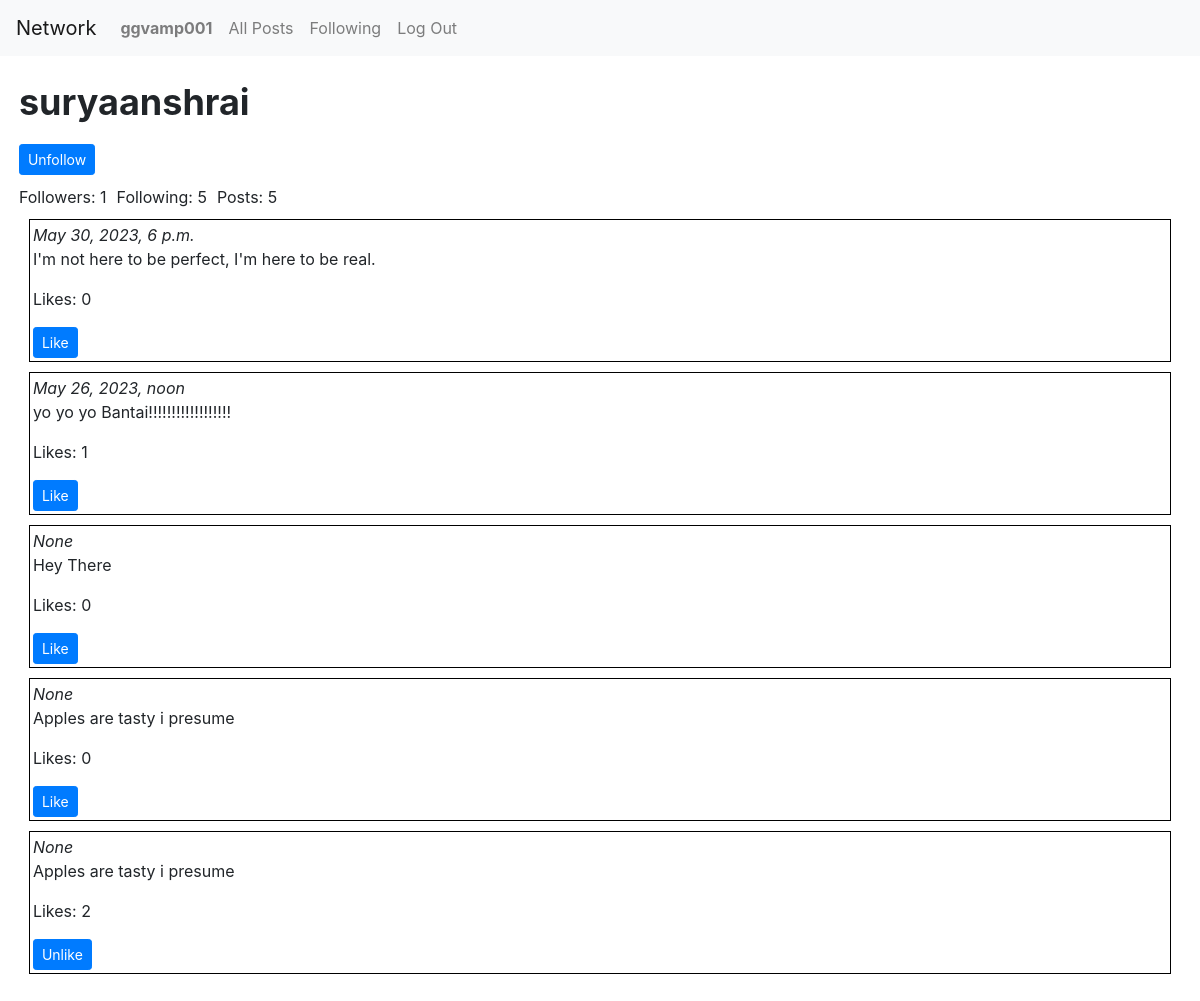
The page /user/suryaanshrai (signed in) on the database its author committed.
### network/models.py (models this page shows, shortened)
class User(AbstractUser):
    pass

class Posts(models.Model):
    poster = models.ForeignKey(User, on_delete=models.CASCADE, related_name="posts")
    content = models.TextField(max_length=256)
    time = models.DateTimeField(default=datetime.now())

### network/views.py (the view)
# urls.py: path("user/<str:username>", views.userpage, name="userpage"),
def userpage(request, username):
    user = User.objects.get(username=username)
    allposts = list(Posts.objects.filter(poster=user).values())
    postcount = len(allposts)
    for post in allposts:
        post["likecount"] = len(Like.objects.filter(post_id=post["id"]))
        liked = Like.objects.filter(
            user=request.user, post=Posts.objects.get(id=post["id"])
        )
        if len(liked) == 0:
            post["liked"] = False
        else:
            post["liked"] = True
    allposts.reverse()
    follower = len(user.followers.all())
    following = len(user.following.all())
    try:
        Follower.objects.get(
            follower=User.objects.get(username=request.user.username),
            following=User.objects.get(username=username),
        )
        follow_status = True
    except:
        follow_status = False
    paginator = Paginator(allposts, 10)
    page_no = request.GET.get("page")
    if page_no is None or int(page_no) < 0 or int(page_no) > paginator.num_pages:
        page_no = 1
    page_obj = list(paginator.get_page(page_no))
    return render(
        request,
        "network/userpage.html",
        {
            "username": username,
            "posts": page_obj,
            "pagecount": paginator.num_pages,
            "page": page_no,
            "postcount": postcount,
            "followers": follower,
            "following": following,
            "follow_status": follow_status,
        },
    )

### network/templates/network/userpage.html (shortened to what this page needs)
{% extends "network/layout.html" %}
{% load static %}
{% block body %}
    <div id="UserBody">
        <div id="username">
            {{username}}
        </div>
        <div>
            {% if user.is_authenticated and user.username != username %}
            <form action="{% url 'follow' username %}">
                <button class="btn btn-primary btn-sm" type="submit">{% if follow_status %} Unfollow {% else %} Follow {% endif %}</button>
            </form>
            {% endif %}
        </div>
        <div id="belowFollowButton">
            <div>Followers: {{followers}}</div> <div>Following: {{following}}</div> <div>Posts: {{postcount}}</div>
        </div>
        <div>
            {% for post in posts %}
            <div class="post">
                <i>{{post.time}}</i>
                <div id="toHide{{post.id}}">
                <p id="toupdate{{post.id}}">{{post.content}} </p>
                <p id="post{{post.id}}">Likes: {{post.likecount}}</p>
                {% if user.is_authenticated %}
                <form id="{{post.id}}form" onsubmit="LikePost({{post.id}}); return false">
                    <button class="btn btn-primary btn-sm" id="button{{post.id}}" type="submit">
                        {% if post.liked %}
                            Unlike
                        {% else %}
                            Like
                        {% endif %}
                    </button>
                </form>
                </div>
                {% endif %}
            </div>
            {% endfor %}
        </div>
    </div>
{% endblock %}

### network/templates/network/layout.html (shortened to what this page needs)
{% load static %}
<!DOCTYPE html>
<html lang="en">
    <head>
        <link rel="stylesheet" href="https://stackpath.bootstrapcdn.com/bootstrap/4.4.1/css/bootstrap.min.css">
        <link href="{% static 'network/styles.css' %}" rel="stylesheet">
    </head>
    <body>
        <nav class="navbar navbar-expand-lg navbar-light bg-light">
            <a class="navbar-brand" href="{% url 'index' %}">Network</a>
            <div>
              <ul class="navbar-nav mr-auto">
                {% if user.is_authenticated %}
                    <li class="nav-item">
                        <a class="nav-link" href="{% url 'userpage' user.username %}"><strong>{{ user.username }}</strong></a>
                    </li>
                {% endif %}
                <li class="nav-item">
                  <a class="nav-link" href="{% url 'index' %}">All Posts</a>
                </li>
                {% if user.is_authenticated %}
                    <li class="nav-item">
                        <form id="followingButton">
                            <input class="nav-link" id="following" type="submit" value="Following">
                        </form>
                    </li>
                    <li class="nav-item">
                        <a class="nav-link" href="{% url 'logout' %}">Log Out</a>
                    </li>
                {% endif %}
              </ul>
            </div>
          </nav>
        <div class="body">
            {% block body %}
            {% endblock %}
        </div>
    </body>
</html>

### network/static/network/styles.css (style rules this page uses)
.post { border: 1px solid black; margin: 10px; padding: 3px; }
#username { font-size: 36px; font-weight: bold; padding-bottom: 15px; animation-name: enterFromRight; animation-duration: 2s; }
.navbar { animation-name: enterFromBottom; animation-duration: 3s; }
#UserBody { padding: .5cm; }
#belowFollowButton { display: flex; flex: wrap; }
#belowFollowButton>div { padding-right: 10px; padding-top: 10px; }
#following { border: none; background: none; }

### rows shown on the page
User: username "ggvamp001"
User: username "suryaanshrai"
Posts: time "May 30, 2023, 6 p.m.", content "I'm not here to be perfect, I'm here to be real.", likecount "0", shows "Like"
Posts: time "May 26, 2023, noon", content "yo yo yo Bantai!!!!!!!!!!!!!!!!!!", likecount "1", shows "Like"
Posts: time "None", content "Hey There", likecount "0", shows "Like"
Posts: time "None", content "Apples are tasty i presume", likecount "0", shows "Like"
Posts: time "None", content "Apples are tasty i presume", likecount "2", shows "Unlike"

### other values the page prints
{{ followers }} "1"
{{ following }} "5"
{{ postcount }} "5"
